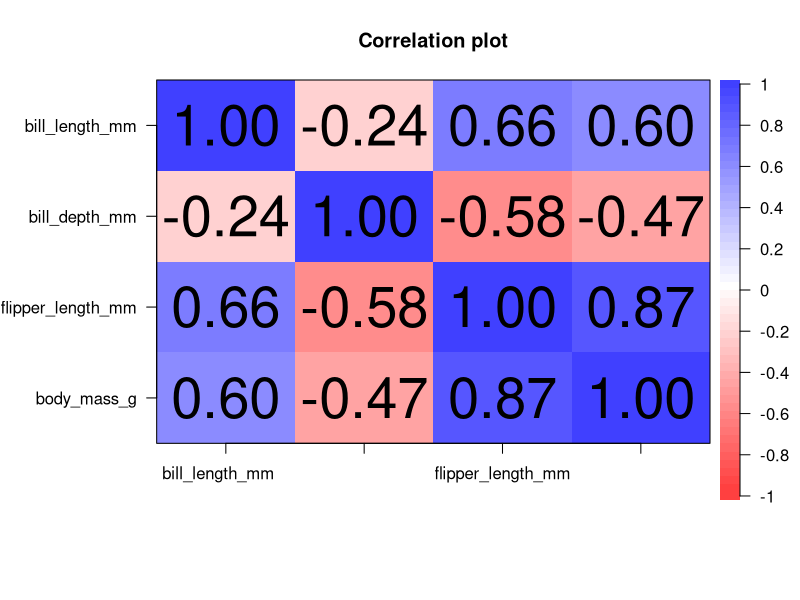
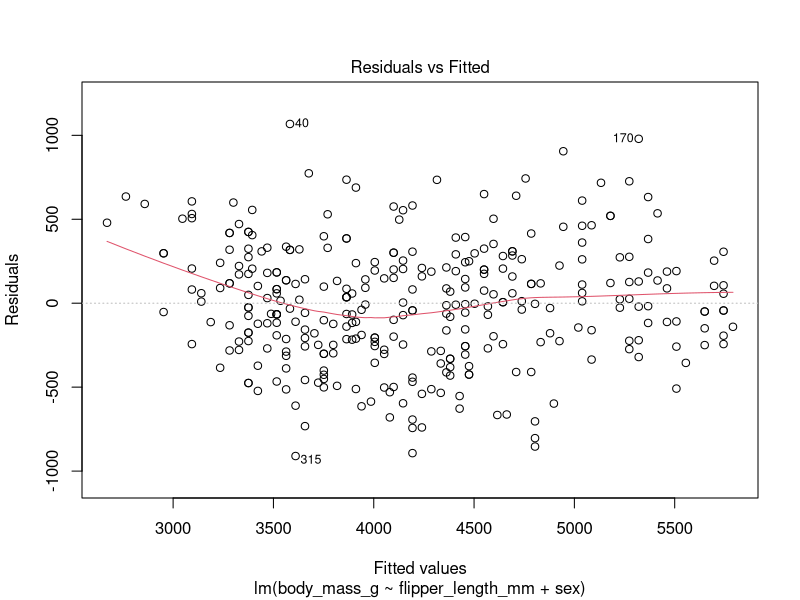
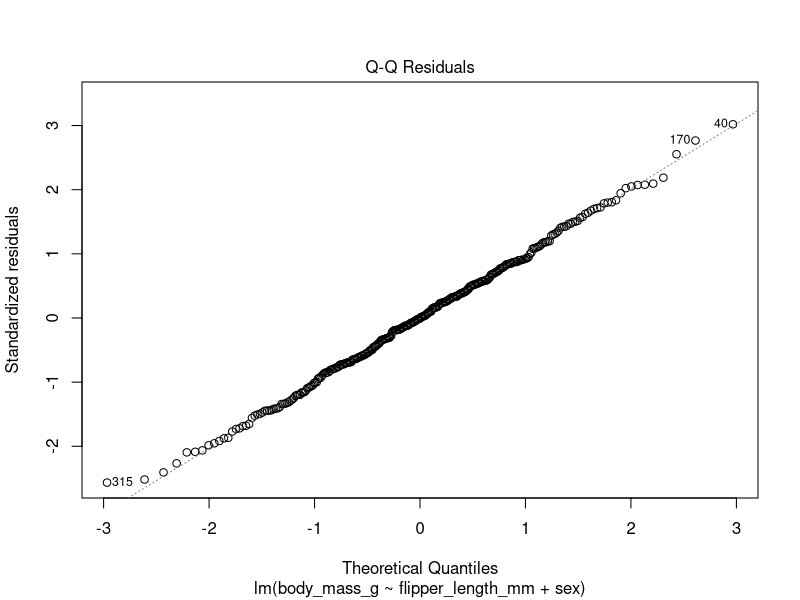
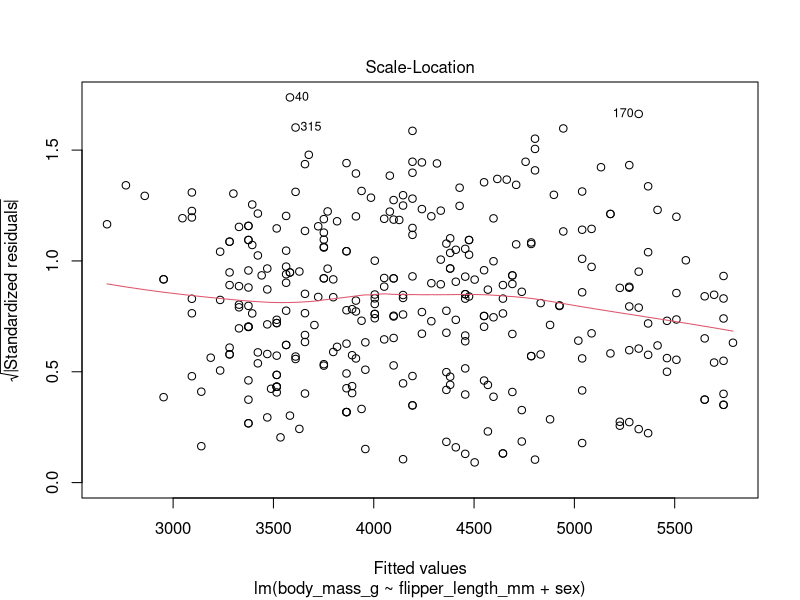
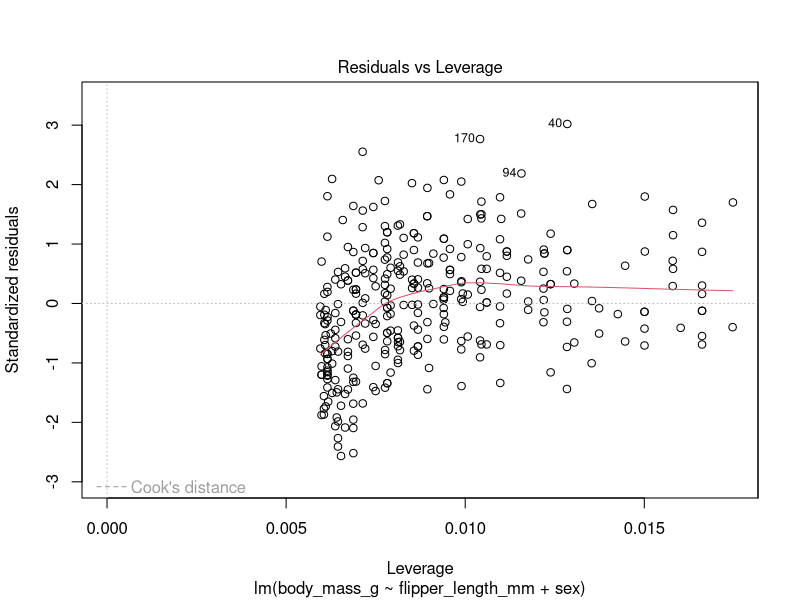

Write the R code that produced these figures, in order.
## ---- chunk 1
knitr::opts_chunk$set(message = FALSE, warning = FALSE, fig.align = "center")

#loading useful packages
library(tidyverse)
library(palmerpenguins)
library(skimr) #install with install.packages("skimr") if you don't have already
library(psych) #install with install.packages("psych")

theme_set(theme_minimal())


## ---- chunk 2
skim(penguins)
## ---- chunk 3
male_mass <- penguins$body_mass_g[penguins$sex == "male"]
female_mass <- penguins$body_mass_g[penguins$sex == "female"]
## ---- chunk 4
t_res <- t.test(male_mass, female_mass)

## ---- chunk 5
t_res
## ---- chunk 6
t_res$p.value
## ---- chunk 7
penguins_numeric <- penguins %>%
  select(where(is.numeric), -year) #year is technically numeric, but let's not include it
## ---- chunk 8
cor(penguins_numeric)
## ---- chunk 9
cor(penguins_numeric, use = "pairwise.complete.obs")
## ---- chunk 10
cor_res <- cor(penguins_numeric, use = "pairwise.complete.obs")
## ---- chunk 11
cor_res[1, 2] #get the element in row 1, column 2
## ---- chunk 12
cor.test(penguins_numeric$body_mass_g, penguins_numeric$flipper_length_mm)
## ---- chunk 13
cor_res2 <- cor.ci(penguins_numeric, use = "pairwise.complete.obs")
## ---- chunk 14
cor_res2
## ---- chunk 15
lm_res <- lm(body_mass_g ~ flipper_length_mm + sex, data = penguins, na.action = "na.omit")
## ---- chunk 16
lm_res
## ---- chunk 17
summary(lm_res)
## ---- chunk 18
plot(lm_res)
## ---- chunk 19
lm(body_mass_g ~ ., data = penguins, na.action = "na.omit")
## ---- chunk 20
lm_res2 <- lm(body_mass_g ~ flipper_length_mm + sex + sex*flipper_length_mm, data = penguins,
              na.action = "na.omit")

summary(lm_res2)
